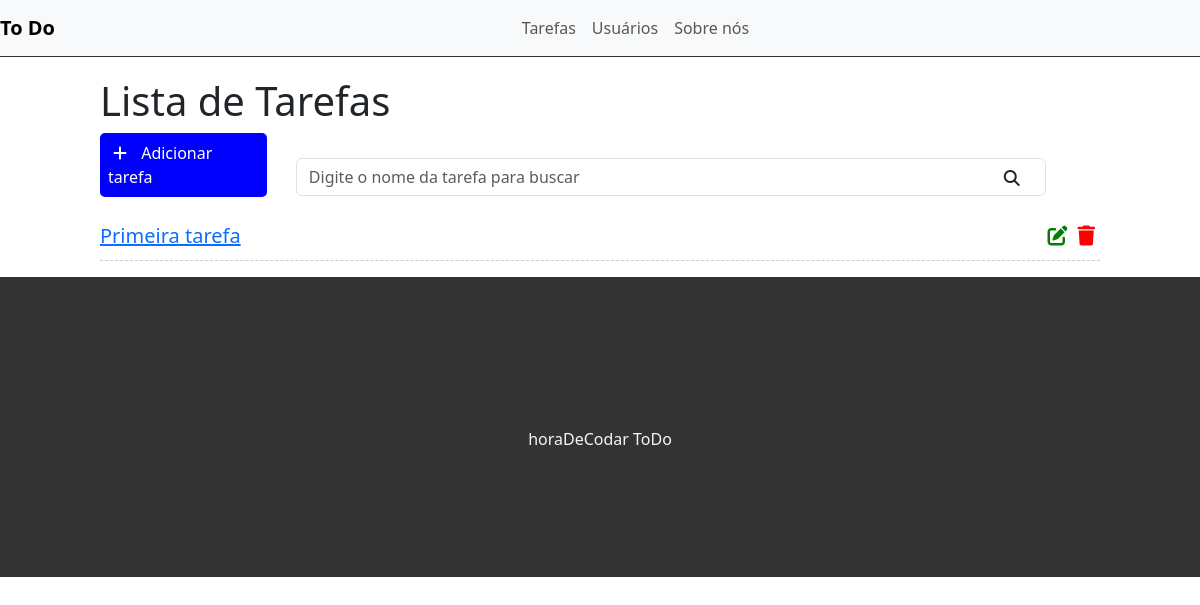
The app's page /, older data.
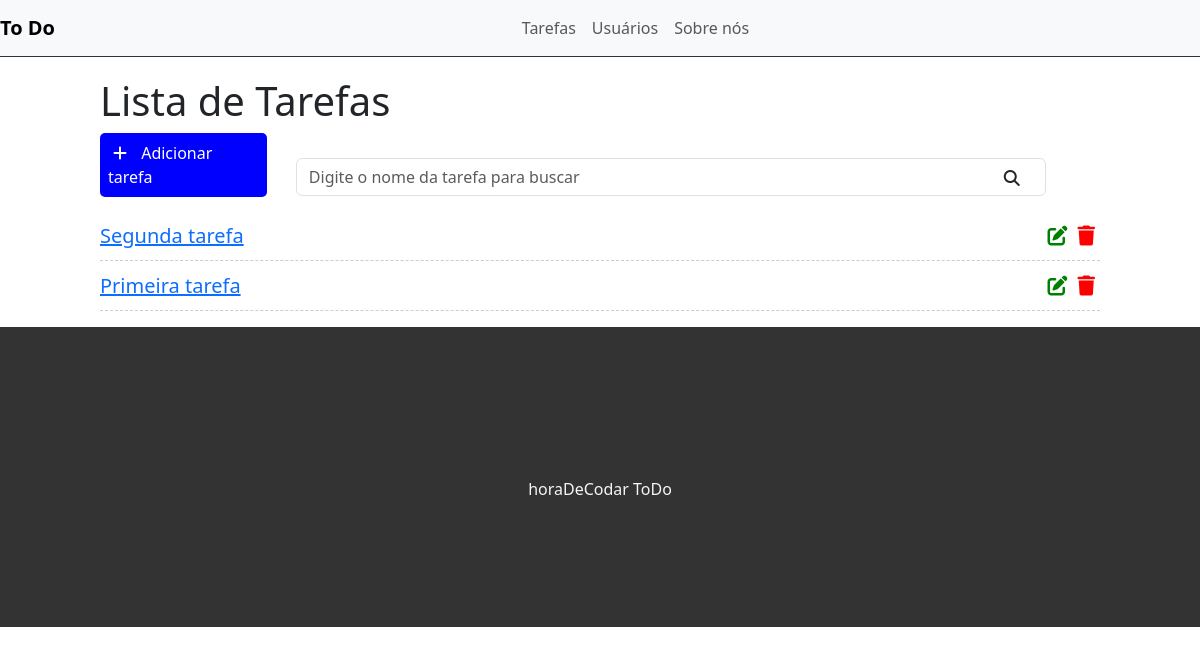
The same page, newer data.
### tasks/models.py (models this page shows, shortened)
class Task(models.Model):
    STATUS = (
        ('doing', 'Doing'),
        ('done', 'Done'),
    )
    title = models.CharField(max_length=255)
    description = models.TextField()
    done = models.CharField(
        max_length=5,
        choices=STATUS,
    )
    created_at = models.DateTimeField(auto_now_add=True)
    update_at = models.DateTimeField(auto_now=True)

### tasks/views.py (the view)
# urls.py: path("", views.listaTarefas, name='listaTarefas'),
def listaTarefas(request):
    tasks = Task.objects.all().order_by('-created_at')
    return render(request, 'tasks/list.html', {'tasks': tasks})

### tasks/templates/tasks/list.html (shortened to what this page needs)
{% extends 'base.html' %}
{% block content %}
<div class="offset-1 col-10 list-div">
    <h1>Lista de Tarefas</h1>
    <a id="add-link" href="newtask/">
        <div class="col-2 add-div">
            <i class="fas fa-plus"></i> Adicionar tarefa
        </div>
    </a>
    <div class="col-9 search-div">
        <input class="form-control" type="text" id="search" name="search"
            placeholder="Digite o nome da tarefa para buscar">
        <i class="fas fa-search"></i>
    </div>
    <ul class="task-list">
        {% for task in tasks %}
        <li class="task-item">
            <span><a href="/task/{{task.id}}">{{task.title}}</a></span>
            <a id="add-link" href="deletetask/{{task.id}}"><span><i class="fas fa-trash"></i></span></a>
            <a id="add-link" href="edittask/{{task.id}}"><span><i class="fas fa-edit"></i></span></a>
        </li>
        {% endfor %}
    </ul>
</div>
{% endblock %}

### tasks/templates/base.html (shortened to what this page needs)
{% load static %}
<!DOCTYPE html>
<html lang="en">
<head>
    <link href="https://cdn.jsdelivr.net/npm/bootstrap@5.3.2/dist/css/bootstrap.min.css" rel="stylesheet"
>
    <link rel="stylesheet" href="{% static 'css/style.css' %}">
</head>
<body>
    <div class="container-fluid">
        <nav class="navbar navbar-expand-lg bg-body-tertiary">
            <div class="container-fluid">
                <a class="navbar-brand" href="/">To Do</a>
                <div class="collapse navbar-collapse" id="navbarSupportedContent">
                    <ul class="navbar-nav me-auto mb-2 mb-lg-0">
                        <li class="nav-item">
                            <a class="nav-link" aria-current="page" href="#">Tarefas</a>
                        </li>
                        <li class="nav-item">
                            <a class="nav-link" aria-current="page" href="#">Usuários</a>
                        </li>
                        <li class="nav-item">
                            <a class="nav-link" aria-current="page" href="#">Sobre nós</a>
                        </li>
                    </ul>
                </div>
            </div>
        </nav>
        {% block content %} {% endblock %}
        <footer>
            <p>horaDeCodar ToDo</p>
        </footer>
    </div>
</body>
</html>

### tasks/static/css/style.css (style rules this page uses)
.container-fluid { padding: 0; }
.navbar { border-bottom: 1px solid #333; margin-bottom: 20px; }
.navbar-nav { margin: auto; }
.navbar-brand { font-weight: bold; }
.add-div { background-color: blue; cursor: pointer; display: inline-block; color: white; padding: 8px; border-radius: 5px; margin-right: 25px; }
#add-link { text-decoration: none; }
.fas.fa-plus { color: white; margin-right: 10px; margin-left: 5px; }
.fas.fa-search { position: absolute; top: 12px; right: 26px; }
.search-div { position: relative; padding: 0px; margin-top: 15px; margin-bottom: 15px; display: inline-block; }
.list-div { padding: 0; }
.task-list { padding-left: 0; }
.task-item { list-style: none; font-size: 20px; height: 50px; padding-top: 10px; border-bottom: 1px dashed #ccc; }
.fas.fa-trash, .fas.fa-edit { cursor: pointer; margin: 5px; font-size: 20px; float: right; }
.fas.fa-trash { color: red; }
.fas.fa-edit { color: green; }
footer { background-color: #333; height: 300px; }
footer p { color: #f5f5f5; text-align: center; top: 50%; position: relative; }

Row changes from the older to the newer data that the page shows:
added Task: title "Segunda tarefa"
